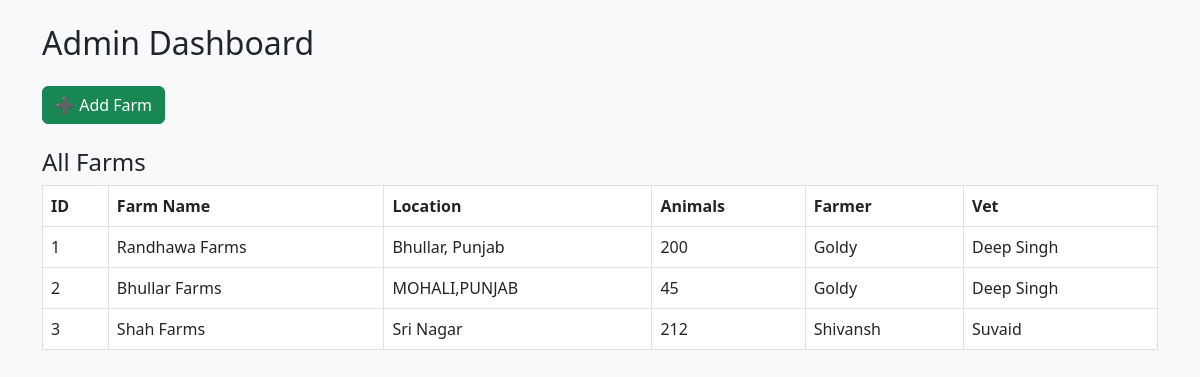
The page /admin (signed in) on the database its author committed.
### models.py (models this page shows)
class Farm(db.Model):
    __tablename__ = "farms"
    id = db.Column(db.Integer, primary_key=True)
    name = db.Column(db.String(200), nullable=False)
    location = db.Column(db.String(255))
    animal_count = db.Column(db.Integer, default=0)
    created_at = db.Column(db.DateTime, default=datetime.utcnow)
    farmer_id = db.Column(db.Integer, db.ForeignKey("users.id"), nullable=False)
    vet_id = db.Column(db.Integer, db.ForeignKey("users.id"), nullable=True)
    risk_assessments = db.relationship("RiskAssessment", backref="farm", cascade="all, delete-orphan", lazy=True)
    checklists = db.relationship("Checklist", backref="farm", cascade="all, delete-orphan", lazy=True)

class User(UserMixin, db.Model):
    __tablename__ = "users"
    id = db.Column(db.Integer, primary_key=True)
    name = db.Column(db.String(140), nullable=False)
    email = db.Column(db.String(200), unique=True, nullable=False)
    password_hash = db.Column(db.String(200), nullable=False)
    role = db.Column(db.String(30), default="farmer")
    farms_owned = db.relationship("Farm", foreign_keys="Farm.farmer_id", backref="farmer", lazy=True)
    farms_assigned = db.relationship("Farm", foreign_keys="Farm.vet_id", backref="vet", lazy=True)

### app.py (the view)
@app.route('/admin')
@login_required
def admin():
    if current_user.role != 'admin':
        flash('Admin only', 'danger')
        return redirect(url_for('dashboard'))
    farms = Farm.query.all()
    users = User.query.all()
    return render_template('admin.html', farms=farms, users=users)

### app.py (called while the page is built)
@login_manager.user_loader
def load_user(uid):
    return User.query.get(int(uid))

### templates/admin.html (shortened to what this page needs)
<!DOCTYPE html>
<html lang="en">
<head>
  <link href="https://cdn.jsdelivr.net/npm/bootstrap@5.3.0/dist/css/bootstrap.min.css" rel="stylesheet">
</head>
<body class="bg-light">
<div class="container mt-4">
  <h2 class="mb-4">Admin Dashboard</h2>
  <div class="mb-4">
    <a href="{{ url_for('admin_add_farm') }}" class="btn btn-success">
      ➕ Add Farm
    </a>
  </div>
  <h4>All Farms</h4>
  <table class="table table-bordered">
    <thead>
      <tr>
        <th>ID</th>
        <th>Farm Name</th>
        <th>Location</th>
        <th>Animals</th>
        <th>Farmer</th>
        <th>Vet</th>
      </tr>
    </thead>
    <tbody>
      {% for farm in farms %}
      <tr>
        <td>{{ farm.id }}</td>
        <td>{{ farm.name }}</td>
        <td>{{ farm.location }}</td>
        <td>{{ farm.animal_count }}</td>
        <td>{{ farm.farmer.name if farm.farmer else 'Unassigned' }}</td>
        <td>{{ farm.vet.name if farm.vet else 'Unassigned' }}</td>
      </tr>
      {% endfor %}
    </tbody>
  </table>
</div>
</body>
</html>

### rows shown on the page
Farm: id "1", name "Randhawa Farms", location "Bhullar, Punjab", animal_count "200", farmer "Goldy", vet "Deep Singh"
Farm: id "2", name "Bhullar Farms", location "MOHALI,PUNJAB", animal_count "45", farmer "Goldy", vet "Deep Singh"
Farm: id "3", name "Shah Farms", location "Sri Nagar", animal_count "212", farmer "Shivansh", vet "Suvaid"
